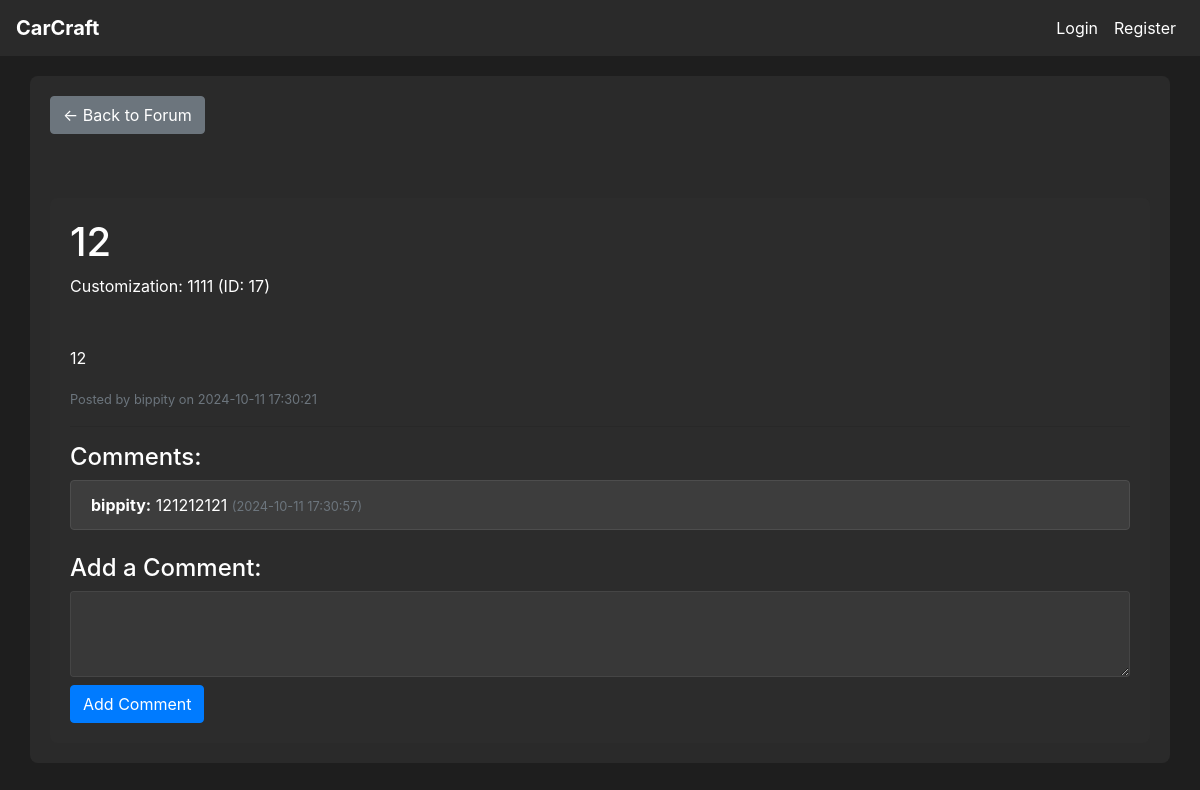
/post/102, run on the app's committed database.
### tables this page shows
CREATE TABLE post (
    post_id INTEGER PRIMARY KEY AUTOINCREMENT,
    customization_id INTEGER,
    user_id INTEGER NOT NULL,
    title VARCHAR(255) NOT NULL,
    description TEXT,
    category TEXT,
    created_at DATETIME DEFAULT CURRENT_TIMESTAMP,
    FOREIGN KEY (customization_id) REFERENCES customization(customization_id),
    FOREIGN KEY (user_id) REFERENCES user(user_id)
);

CREATE TABLE customization (
    customization_id INTEGER PRIMARY KEY AUTOINCREMENT,
    customization_name VARCHAR(100) NOT NULL,
    user_id INTEGER NOT NULL,
    model_id INTEGER NOT NULL,
    color_id INTEGER NOT NULL,
    wheel_id INTEGER NOT NULL,
    created_at DATETIME DEFAULT CURRENT_TIMESTAMP,
    FOREIGN KEY (user_id) REFERENCES user(user_id),
    FOREIGN KEY (model_id) REFERENCES model(model_id),
    FOREIGN KEY (color_id) REFERENCES color(color_id),
    FOREIGN KEY (wheel_id) REFERENCES wheel_set(wheel_id)
);

CREATE TABLE user (
    user_id INTEGER PRIMARY KEY AUTOINCREMENT,
    username VARCHAR(64) NOT NULL,
    email VARCHAR(100) NOT NULL,
    password_hash VARCHAR(255) NOT NULL,
    created_at DATETIME DEFAULT CURRENT_TIMESTAMP,
    admin INTEGER DEFAULT 0
);

CREATE TABLE comment (
    comment_id INTEGER PRIMARY KEY AUTOINCREMENT,
    post_id INTEGER NOT NULL,
    user_id INTEGER NOT NULL,
    content TEXT NOT NULL,
    created_at DATETIME DEFAULT CURRENT_TIMESTAMP,
    FOREIGN KEY (post_id) REFERENCES post(post_id),
    FOREIGN KEY (user_id) REFERENCES user(user_id)
);

### app.py (the view)
@app.route('/post/<int:post_id>', methods=['GET'])
def view_post(post_id):
    conn = get_db_connection()
    post = conn.execute('''
        SELECT p.post_id, p.title, p.description, p.created_at, p.user_id, u.username, c.customization_name AS customization_name, c.customization_id
        FROM post p
        JOIN user u ON p.user_id = u.user_id
        LEFT JOIN customization c ON p.customization_id = c.customization_id
        WHERE p.post_id = ?
    ''', (post_id,)).fetchone()
    if post is None:
        flash('Post not found.')
        return redirect(url_for('forum'))
    comments = conn.execute('''
        SELECT c.comment_id, c.content, c.created_at, c.user_id, u.username
        FROM comment c
        JOIN user u ON c.user_id = u.user_id
        WHERE c.post_id = ?
        ORDER BY c.created_at DESC
    ''', (post_id,)).fetchall()
    customization_data = None
    if post['customization_id']:
        customization_data = conn.execute('''
            SELECT brand.name AS brand_name, model.name AS model_name,
                   color.name AS color_name, wheel_set.name AS wheel_name
            FROM customization
            JOIN model ON customization.model_id = model.model_id
            JOIN brand ON model.brand_id = brand.brand_id
            JOIN color ON customization.color_id = color.color_id
            JOIN wheel_set ON customization.wheel_id = wheel_set.wheel_id
            WHERE customization.customization_id = ?
        ''', (post['customization_id'],)).fetchone()
    conn.close()
    return render_template('view_post.html', post=post, comments=comments, customization_data=customization_data)

### app.py (called while the page is built)
def get_db_connection():
    conn = sqlite3.connect(DATABASE)
    conn.row_factory = sqlite3.Row  # This enables column access by name: row['column_name']
    return conn

### templates/view_post.html (shortened to what this page needs)
{% extends "base.html" %}
{% block content %}
<a href="{{ url_for('forum') }}" class="btn btn-secondary mb-3">&larr; Back to Forum</a>
<div class="container mt-5">
    <h1>{{ post['title'] }}</h1>
    {% if post['customization_name'] %}
        <p>Customization: {{ post['customization_name'] }} (ID: {{ post['customization_id'] }})</p>
    {% else %}
        <p>Customization: None</p>
    {% endif %}
    <p>{{ post['description'] }}</p>
    <small class="text-muted">Posted by {{ post['username'] }} on {{ post['created_at'] }}</small>
    <hr>
    <h4>Comments:</h4>
    {% if comments %}
        <ul class="list-group">
            {% for comment in comments %}
            <li class="list-group-item position-relative">
                <strong>{{ comment['username'] }}:</strong> {{ comment['content'] }}
                <small class="text-muted">({{ comment['created_at'] }})</small>
            </li>
            {% endfor %}
        </ul>
    {% else %}
        <p>No comments yet. Be the first to comment!</p>
    {% endif %}
    <h4 class="mt-4">Add a Comment:</h4>
    <form method="POST" action="{{ url_for('create_comment', post_id=post['post_id']) }}">
        <textarea name="content" rows="3" required class="form-control"></textarea>
        <button type="submit" class="btn btn-primary mt-2">Add Comment</button>
    </form>
</div>
{% endblock %}

### static/css/style.css (style rules this page uses)
body { background-color: #1e1e1e; color: #ffffff; }
.container { background-color: rgba(45, 45, 45, 0.8); border-radius: 8px; padding: 20px; margin-top: 20px; position: relative }
h1, h2, h3, h4, h5, h6 { color: #ffffff; }
.list-group-item { background-color: #3d3d3d; color: #ffffff; border-color: #4d4d4d; transition: background-color 0.2s ease; }
.btn-primary { background-color: #007bff; border-color: #007bff; }
.btn-secondary { background-color: #6c757d; border-color: #6c757d; }
input, select, textarea { background-color: #3d3d3d; border-color: #4d4d4d; color: #ffffff; }
.form-control { background-color: rgba(61, 61, 61, 0.8); border-color: rgba(77, 77, 77, 0.8); color: #ffffff; }
a { color: #007bff; }
.list-group-item { position: relative; }

### data on the page
post: title "12", description "12", created_at "2024-10-11 17:30:21"
customization: customization_name "1111", customization_id "17"
user: username "bippity"
comment: username "bippity", content "121212121", created_at "2024-10-11 17:30:57"
